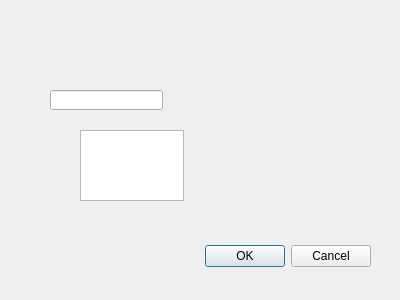
<?xml version="1.0" encoding="UTF-8"?>
<ui version="4.0">
 <class>Dialog</class>
 <widget class="QDialog" name="Dialog">
  <property name="geometry">
   <rect>
    <x>0</x>
    <y>0</y>
    <width>400</width>
    <height>300</height>
   </rect>
  </property>
  <property name="windowTitle">
   <string>Dialog</string>
  </property>
  <widget class="QDialogButtonBox" name="buttonBox">
   <property name="geometry">
    <rect>
     <x>30</x>
     <y>240</y>
     <width>341</width>
     <height>32</height>
    </rect>
   </property>
   <property name="orientation">
    <enum>Qt::Horizontal</enum>
   </property>
   <property name="standardButtons">
    <set>QDialogButtonBox::Cancel|QDialogButtonBox::Ok</set>
   </property>
  </widget>
  <widget class="QTextEdit" name="textEdit">
   <property name="geometry">
    <rect>
     <x>80</x>
     <y>130</y>
     <width>104</width>
     <height>71</height>
    </rect>
   </property>
  </widget>
  <widget class="QLineEdit" name="lineEdit">
   <property name="geometry">
    <rect>
     <x>50</x>
     <y>90</y>
     <width>113</width>
     <height>20</height>
    </rect>
   </property>
  </widget>
 </widget>
 <resources/>
 <connections>
  <connection>
   <sender>buttonBox</sender>
   <signal>accepted()</signal>
   <receiver>Dialog</receiver>
   <slot>accept()</slot>
   <hints>
    <hint type="sourcelabel">
     <x>248</x>
     <y>254</y>
    </hint>
    <hint type="destinationlabel">
     <x>157</x>
     <y>274</y>
    </hint>
   </hints>
  </connection>
  <connection>
   <sender>buttonBox</sender>
   <signal>rejected()</signal>
   <receiver>Dialog</receiver>
   <slot>reject()</slot>
   <hints>
    <hint type="sourcelabel">
     <x>316</x>
     <y>260</y>
    </hint>
    <hint type="destinationlabel">
     <x>286</x>
     <y>274</y>
    </hint>
   </hints>
  </connection>
 </connections>
</ui>
